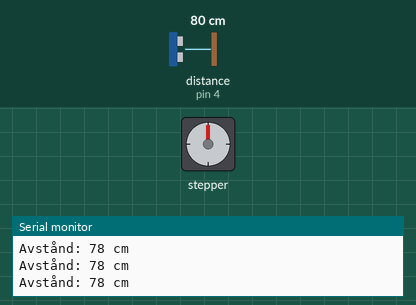
Simulated run of this sketch. Board: Arduino Uno, built with avr-gcc and run on an emulated ATmega328P. On the bench: stepper motor, the last lines printed to the serial monitor. Wiring (inferred from the names in the program): ultrasonic range finder: trigger pin 2; echo pin 4. The test bench sets the inputs (shaded band); at power-on: distance to the obstacle (sensor on pin 4) 80 cm. The echo pulse lasts 58.3 µs per cm; stepper angles assume 2048 steps per turn.

Above: at 1.3 s.
1.4 s: distance to the obstacle (sensor on pin 4) set to 24 cm
2.9 s: distance to the obstacle (sensor on pin 4) set to 19 cm
At 3.47 s:
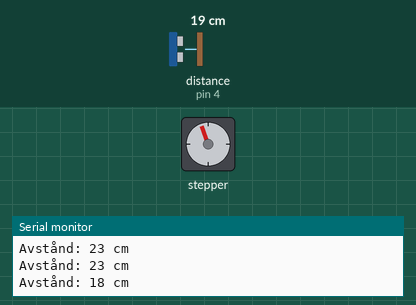
At 5.3 s:
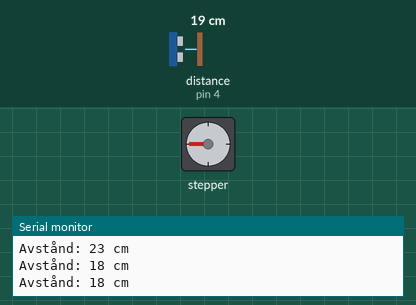
5.9 s: distance to the obstacle (sensor on pin 4) set to 7 cm
7.4 s: distance to the obstacle (sensor on pin 4) set to 4 cm
At 9.5 s:
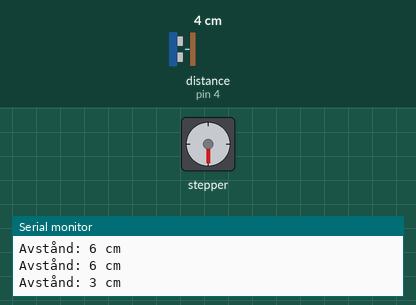
Timing chart, 0 to 11.0 s (numbered marks = the images above; inputs shaded):
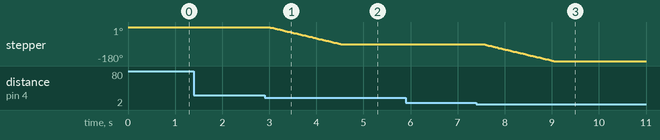

The sketch:

Robotarm_prototyp_for_sponsring.ino
```cpp
#include <Stepper.h>

const int stepsPerRevolution = 2048;
const int rpm = 10;
int currentPos = 1024;
int topPos= 1024;
int midPos = 512;
int bottomPos = 0;

Stepper myStepper(stepsPerRevolution, 8, 10, 9, 11);

const int trigPin = 2;
const int echoPin = 4;
void setup() {
  // put your setup code here, to run once:
  Serial.begin(115200);
  pinMode(trigPin, OUTPUT);
  pinMode(echoPin, INPUT);
  myStepper.setSpeed(10); // Sätt hastighet i RPM (max ca 15 för denna motor)

}

void loop() {
  // put your main code here, to run repeatedly:
  // Skicka ut ultraljudspuls
  digitalWrite(trigPin, LOW);
  delayMicroseconds(2);
  digitalWrite(trigPin, HIGH);
  delayMicroseconds(10);
  digitalWrite(trigPin, LOW);

  // Läs av svarstiden
  long duration = pulseIn(echoPin, HIGH);
  long distance = duration * 0.034 / 2; // Beräkna avstånd i cm

  Serial.print("Avstånd: ");
  Serial.print(distance);
  Serial.println(" cm");

  int targetPos = currentPos;

  if (distance > 0 && distance < 5){
    targetPos = bottomPos;
  }
  else if (distance >= 10 && distance <= 20){
    targetPos = midPos;
  }
  else if (distance > 20){
    targetPos = topPos;
  }

  int stepsToMove = targetPos - currentPos;
  if (stepsToMove != 0){
    myStepper.step(stepsToMove);
    currentPos = targetPos;
  }


  delay(500);
}
```

Measured:
- the behaviour switches between 22 and 21 cm on distance to the obstacle (sensor on pin 4) (found by bisection; images 0 and 1)
- the behaviour switches between 6 and 5 cm on distance to the obstacle (sensor on pin 4) (found by bisection; images 2 and 3)
- after the input at 2.9 s, stepper: turns 90° counter-clockwise in 1.5 s, starting after 0.13 s
- after the input at 7.4 s, stepper: turns 90° counter-clockwise in 1.5 s, starting after 0.15 s
